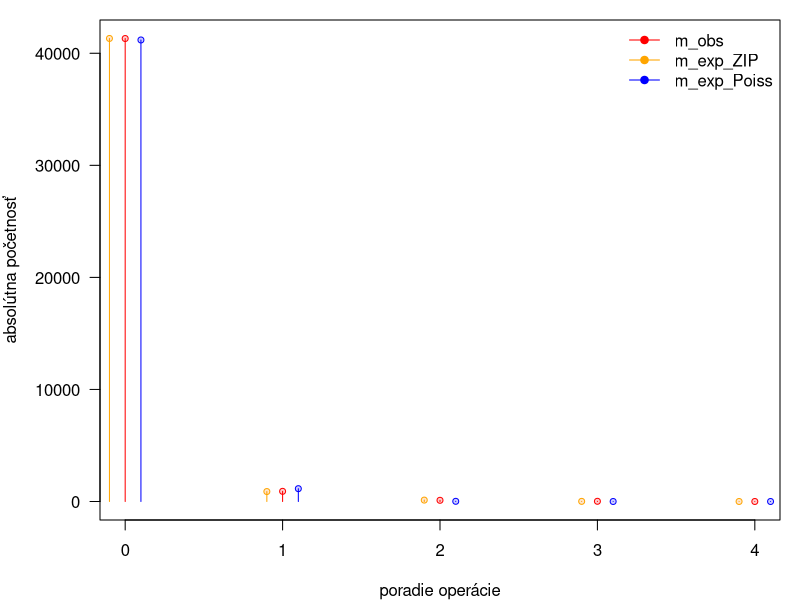
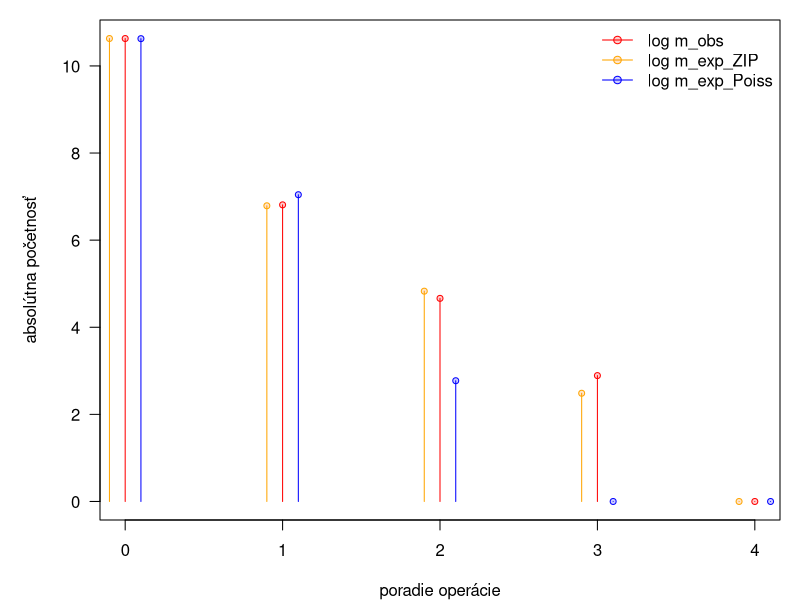
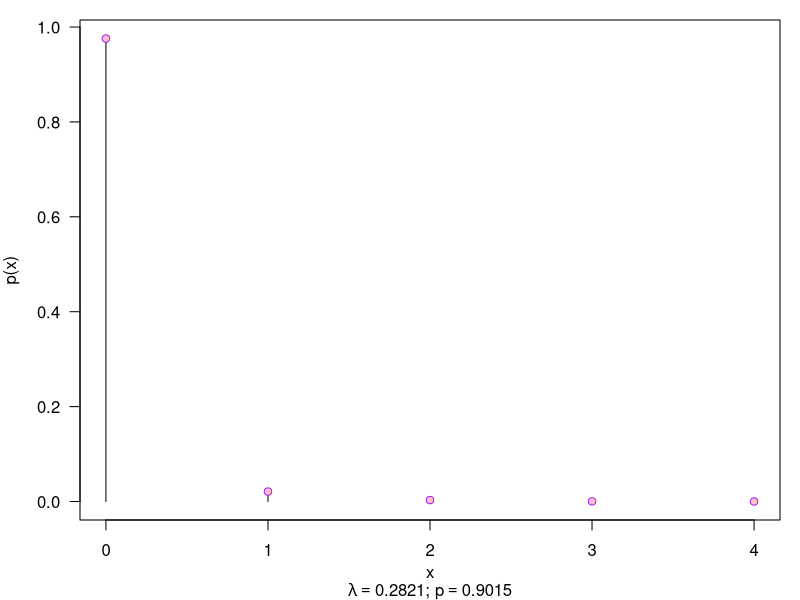
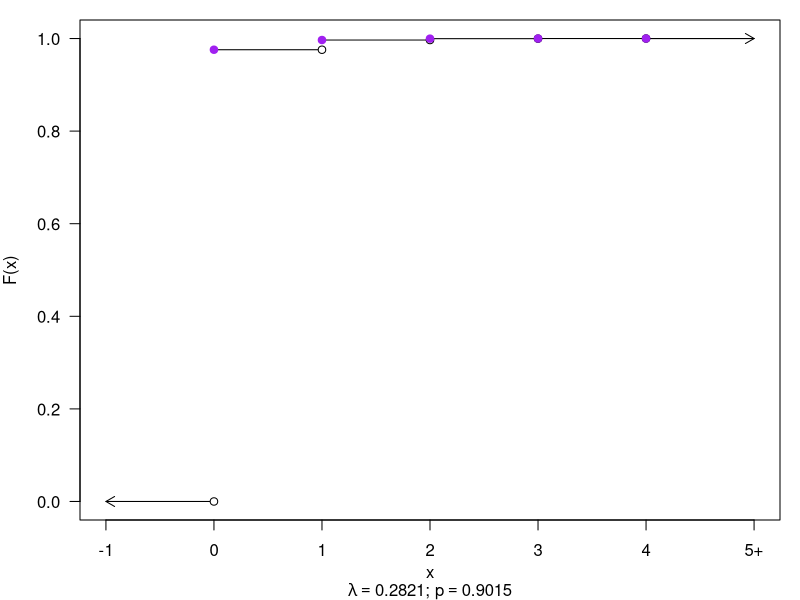
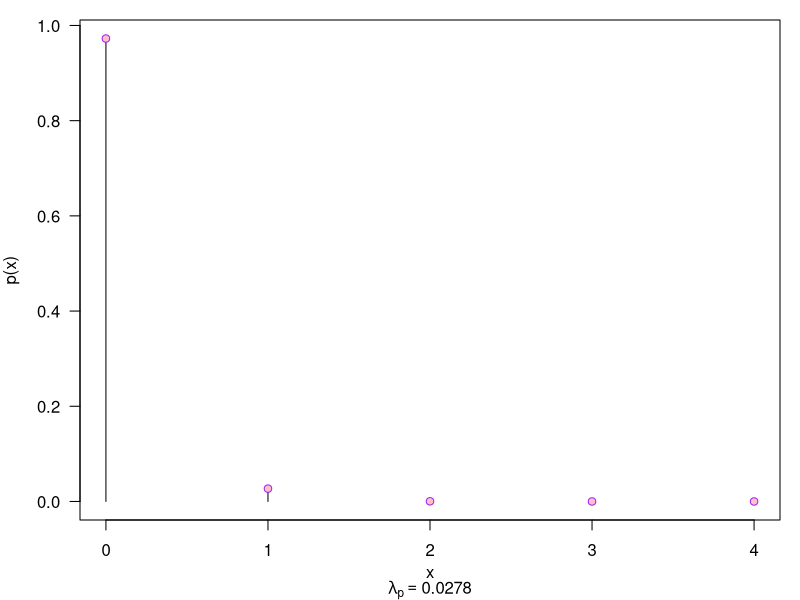
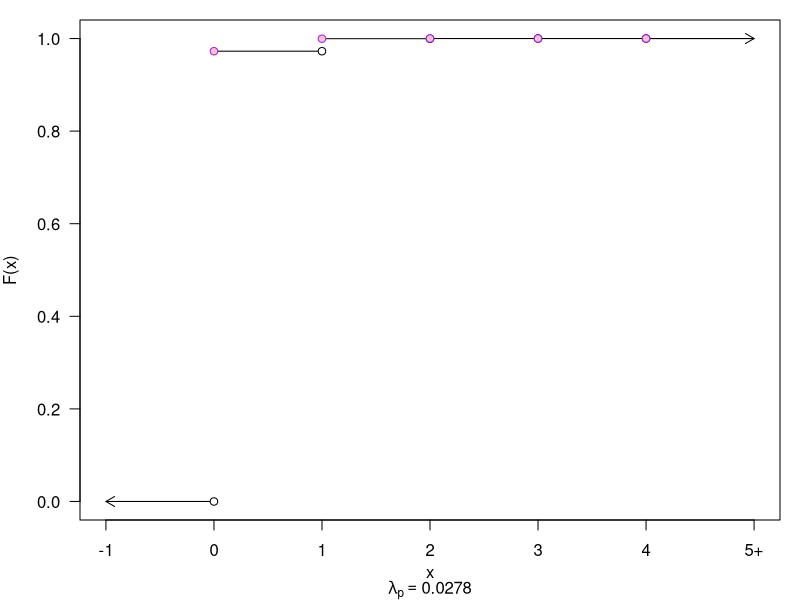
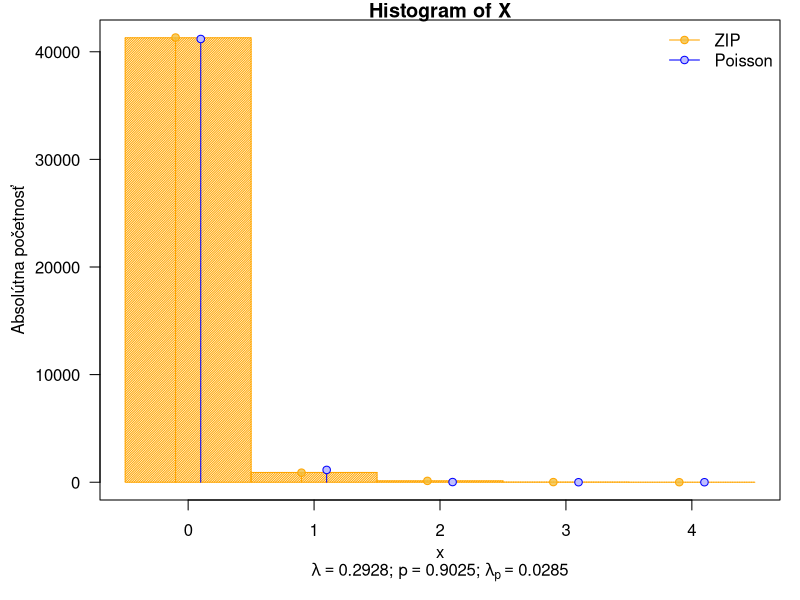

Source code (R) for these figures, in order:
# ZIP rozdelenie
## Ide o modifikáciu Poissonovho rozdelenia, kedy náhodný výber obsahuje veľké množstvo núl.
## Náhodná veličina X pochádza zo ZIP rozdelenia, ak X = 0 s pravdepodobnosťou p a 
## X ~ Pois(lambda) s pravdepodobnostou 1-p
## Pravdepodobnostná funkcia: p(x) = pI(x = 0) + (1-p) * f(x, lambda) pre x = 0, 1...
## Vlastnosti:
### E[X] = (1-p)*lambda
### Var[X] = (1-p)*lambda*(1+p*lambda)
  
install.packages("VGAM")

# VGAM::dzipois(x, lambda, p) - výpočet pravdepodobnostnej funkcie
# VGAM::pzipois(x, lambda, p) - výpočet distribučnej funkcie
# VGAM::rzipois(M, lambda, p) - generovanie pseudonáhodných čísel

# Príklad 4.1: Pravdepodobnostná funkcia ZIP modelu 
## Naprogramujte funkciu dzip(x, lambda, p), ktorá vypočíta hodnoty pravdepodobnostnej funkcie 
## ZIP rozdelenia ZIP(lambda, p) pre hodnotu x. Správnosť funkcie otestujte na výpočte p(x) pre x = 0, 1, 2
## v prípade, že X ~ ZIP(lambda, p), kde lambda = 0.89 a p = 0.5. Výsledky porovnajte s výsledkami funkcie VGAM::dzipois(...).

## Riešenie:
dzip <- function(x, lambda, p){ # funkcia s povinnymi vstupnymi argumentami x, lambda, p 
  px <- p * (x == 0) + (1-p)*lambda^x*exp(-lambda)/factorial(x)  # pravdepodobnostna funkcia rozdelenia ZIP(lambda, p)
  return(px) # vystupom funkcie bude hodnota ulozena v premennej px
}

### pre x = 0
x <- 0
dzip0 <- dzip(x=0, lambda = 0.89, p = 0.5); # vypocet pravdepodobnostnej funkcie rozdelenia ZIP(0.89, 0.5) (funkcia dzip())
vdzip0 <- VGAM::dzipois(0, 0.89, 0.5); # vypocet pravdepodobnostnej funkcie rozdelenia ZIP(0.89, 0.5) 
# (funkcia dzipois())
tab <- data.frame(dzip0, vdzip0)
names(tab) <- c('own function', 'VGAM::dzipois')
row.names(tab) <- paste('for x = ', x)

### pre x = 1
dzip1 <- dzip(x=1, lambda = 0.89, p = 0.5);
vdzip1 <- VGAM::dzipois(1, 0.89, 0.5); 
data.frame(dzip1, vdzip1)

### pre x = 2
dzip2 <- dzip(x=2, lambda = 0.89, p = 0.5);
vdzip2 <- VGAM::dzipois(2, 0.89, 0.5); 
data.frame(dzip2, vdzip2)

# Dataset 4 Operácia bedrového kĺbu 
## V rámci národnej štúdie boli zaznamenané počty primárnych a revíznych operácií bedrového kĺbu 
## vykonaných na Slovensku v období od 1. januára 2003 do 31. decembra 2012. Celkovo boli získané 
## údaje o 42349 operáciách, pričom v 41317 prípadoch išlo o operácie primárne (operácii nepredchádzala 
## žiadna iná operácia bedrového kĺbu) a v 1032 prípadoch išlo o operáciu revíznu (operácii predchádzala 
## aspoň jedna operácia bedrového kĺbu). Presné údaje o počte predchádzajúcich operácií u každého 
## pacienta sú uvedené v nasledujúcej tabuľke:
## Tabuľka 4.1: Operácia bedrového kĺbu
### 0	      1	    2	    3	    4	  spolu
### 41 317	907	  106	  18	  1	  42 349

#Príklad 4.2: Výpočet očakávaných početností za predpokladu ZIP modelu 
## Vezmite údaje z datasetu 04 a vypočítajte očakávané početnosti výskytu primárnych a revíznych 
## operácií bedrového kĺbu za predpokladu, že početnosti úrazov majú:
## a) ZIP rozdelenie ZIp(Lambda, p)
## odhad_p = (Var[n*m_obs] - E[n*m_obs])/(E[n*m_obs]^2 + Var[n*m_obs]- E[n*m_obs])
## odhad_lambda = E[n*m_obs] + Var[n*m_obs]/E[n*m_obs] - 1
## Var [..] a E[..] sú odhady z empirických dát
## b) Poissonovo rozdelenie Poiss(lambda_p) s parametrom:
## lambda_p = suma(n*m_obs)/suma(m_obs) .. de facto priemer

## Riesenie:
### nasetovanie dat
m_obs <- c(41317, 907, 106, 18, 1) # postupnost m_obs
n <- 0:4 # n

### odhad strednej hodnoty a rozptylu
observed <- rep(n, m_obs) # vektor pozorovanych dat: 0, ..., 1, ..., 1, ..., 4
M <- sum(m_obs) # celkovy pocet vsetkych operacii
m <- mean(observed) # odhad strednej hodnoty E[X] ziskany na zaklade vektora pozorovanych dat
v <- var(observed) # odhad rozptylu Var[X] ziskany na zaklade vektora pozorovanych dat

### odhad parametrov pre Poissonove a ZIP rozdelenie
#### Poisson rozdelenie
lambda_P <- sum(n*m_obs)/M # odhad parametra lambda Poissonovho rozdelenia, t.j. vlastne m
#### ZIP rozdelenie
p <- (v - m)/(m^2 +v - m) # odhad parametra p ZIP rozdelenia 
lambda <- m + v/m - 1 # odhad parametra lambda ZIP rozdelenia 
tab <- data.frame(lambda, p, lambda_P) # sumarizacna tabulka vysledkov
tab

### vypocet ocakavanych pocetnosti
#### vektor ocakavanych absolutnych pocetnosti za predpokladu Poissonovho rozdelenia
m_exp_pois <- round(dpois(n, lambda_P)*M)

#### vektor ocakavanych absolutnych pocetnosti za predpokladu ZIP rozdelenia
m_exp_zip <- round(VGAM::dzipois(n,lambda, p)*M) # vektor ocakavanych absolutnych pocetnosti 

tab <- data.frame(rbind(m_obs, m_exp_pois, m_exp_zip)) # tabulka pozorovanych a ocakavanych absolutnych pocetnosti 
tab <- data.frame(cbind(tab, apply(tab, 1, sum)), row.names = c("m_obs", "m_exp_Poiss", 
                                                                "m_exp_ZIP"))
names(tab) <- c(n, 'sum') # nazvy stlpcov tabulky tab
tab

#### Z tabuľky vidíme, že očakávané počty vypočítané za predpokladu ZIP modelu lepšie 
#### popisujú správanie pozorovaných počtov než počty vypočítané za predpokladu Poissonovho 
#### modelu.

# Príklad 4.3: Overdispersion a underdispersion v ZIP modeli 
## V príklade Príklad 4.2 sme vypočítali hodnoty očakávaných absolútnych počtov operácií 
## za podmienky, že údaje pochádzajú 
## a) zo ZIP rozdelenia ZIP(lambda = 0.2821, p = 0.9015)
## b) Poissonovho modelu Poiss(lambda_p = 0.0277) 
## Do jedného grafu teraz znázornite hodnoty pozorovaných počtov m_exp, 
## hodnoty očakávaných počtov za predpokladu Poissonovho rozdelenia m_exp_poiss
## a hodnoty očakávaných počtov za predpokladu ZIP rozdelenia m_exp_zip. 
## Na základe výsledného grafu určte, či v prípade použitia ZIP modelu dochádza 
## k overdisperzii alebo underdisperzii.
## Záver podložte porovnaním rozptylu vypočítaného z pozorovaných dát s rozptylom 
## vypočítaným z očakávaných dát pri využití ZIP i Poissonovho modelu.

par(mar = c(4,5,1,1)) # okraje grafu 4, 5, 1, 1
# graf s vertikalnymi cervenymi ciarami pozorovanej absolutnej pocetnosti 
plot(n, m_obs, type = 'h', col = 'red', xlab = 'poradie operácie', ylab = '', las = 1) 
# graf s vertikalnymi cervenymi ciarami pozorovanej absolutnej pocetnosti
lines(n - 0.1, m_exp_zip, col = 'orange', type = 'h') # oranzove vertikalne ciary ocakavanej absolutnej pocetnosti (ZIP) 
lines(n + 0.1, m_exp_pois, col = 'blue', type = 'h') # modre vertikalne ciary ocakavanej absolutnej pocetnosti (Poisson) 
points(n, m_obs, pch = 21, col = 'red',bg = rgb(1, 0, 0, 0.2), cex = 0.8) # cervene body
points(n - 0.1, m_exp_zip, pch = 21, col = 'orange', bg = rgb(1, 0.5, 0, 0.2),  cex = 0.8) # oranzovo-zlte body
points(n + 0.1, m_exp_pois, pch = 21, col = 'blue', bg = rgb(0, 0, 1, 0.2),  cex = 0.8) # modre body
mtext('absolútna početnosť', side = 2, line = 4) # popis osi y
legend('topright', lty = 1, pch = 19, col = c('red', 'orange', 'blue'), 
       pt.bg = c(rgb(1, 0, 0, 0.2), rgb(1, 0.5, 0, 0.2), rgb(0, 0, 1, 0.2)), 
       legend = c('m_obs', 'm_exp_ZIP', 'm_exp_Poiss'), bty = 'n') # legenda

## Pretože dátový súbor obsahuje mnoho núl a málo hodnôt odlišných od nuly, v grafe nie je 
## príliš zreteľný rozdiel v pozorovaných a očakávaných absolútnych početnostiach. Z tohto dôvodu 
## zmeníme škálu osi na logaritmickú.
log_m_exp_p <- log(m_exp_pois) 
log_m_exp_p[log_m_exp_p < 0] <- 0

log_m_exp_z <- log(m_exp_zip) 
log_m_exp_z[log_m_exp_z < 0] <- 0

log_m_obs <- log(m_obs) 
log_m_obs[log_m_obs < 0] <- 0

par(mar = c(4,5,1,1)) # okraje grafu 4, 5, 1, 1
# graf s vertikalnymi cervenymi ciarami pozorovanej absolutnej pocetnosti 
plot(n, log_m_obs, type = 'h', col = 'red', xlab = 'poradie operácie', ylab = 'absolútna početnosť', las = 1) 
# graf s vertikalnymi cervenymi ciarami pozorovanej absolutnej pocetnosti
lines(n - 0.1, log_m_exp_z, col = 'orange', type = 'h') # oranzove vertikalne ciary ocakavanej absolutnej pocetnosti (ZIP) 
lines(n + 0.1, log_m_exp_p, col = 'blue', type = 'h') # modre vertikalne ciary ocakavanej absolutnej pocetnosti (Poisson) 
points(n, log_m_obs, pch = 21, col = 'red',bg = rgb(1, 0, 0, 0.2), cex = 0.8) # cervene body
points(n - 0.1, log_m_exp_z, pch = 21, col = 'orange', bg = rgb(1, 0.5, 0, 0.2),  cex = 0.8) # oranzovo-zlte body
points(n + 0.1, log_m_exp_p, pch = 21, col = 'blue', bg = rgb(0, 0, 1, 0.2),  cex = 0.8) # modre body
legend('topright', lty = 1, pch = 21, col = c('red', 'orange', 'blue'), 
       pt.bg = c(rgb(1, 0, 0, 0.2), rgb(1, 0.5, 0, 0.2), rgb(0, 0, 1, 0.2)), 
       legend = c('log m_obs', 'log m_exp_ZIP', 'log m_exp_Poiss'), bty = 'n') # legenda

## Vypocitane variability:
observed <- rep(n, m_obs) # vektor pozorovanych dat
expected_zip <- rep(n, m_exp_zip) # vektor ocakavanych dat ZIP
expected_poiss <- rep(n, m_exp_pois) # vektor ocakavanych dat Poiss
tab <- data.frame(Var_obs = var(observed), Var_exp_ZIP = var(expected_zip), var_exp_Poiss = var(expected_poiss))
names(tab) <- c('observed', 'expected ZIP', 'expected Poisson')
tab               
### Pozorovane data su mierne overdispersed oproti Poissonovmu. Ale pri porovnani so ZIP je disperzia velmi podobna

# Príklad 4.4 (Graf pravdepodobnostnej a distribučnej funkcie ZIP modelu)
## Riesenie pre ZIP model
### vektor ocakavanych relativnych pocetnosti za predpokladu ZIP rozdelenia ZIP(lambda, p)
px_n <- VGAM::dzipois(0:4, lambda, p)

### graf hustoty
par(mar = c(4,4,1,1), mfrow = c(1, 1)) # nastavenie okrajov grafu (4, 4, 1, 1)
plot(n, px_n, type = 'h', ylab = 'p(x)', xlab = '', las = 1) 
points(n, px_n, pch = 21, col = 'purple', bg = 'pink')
mtext('x', side = 1, line = 2.1)
mtext(bquote(paste(lambda == .(round(lambda, 4)), '; ', p == .(round(p,4)))), side = 1, line = 3.2) 

### vektor ocakavanych kumulativnych relativnych pocetnosti za predpokladu ZIP rozdelenia ZIP(lambda, p)
Fx_n <- VGAM::pzipois(n, lambda, p)

### graf distribucnej funkcie
par(mar = c(4,4,1,1)) # nastavenie okrajov grafu (4, 4, 1, 1)
plot(n, Fx_n, type = 'n', xlim = c(-1,5), ylim = c(0, 1), xlab = '', ylab = 'F(x)', axes = F)
box(bty = 'o')
axis(1, -1:5, labels = c(-1:4, "5+"))
axis(2, las = 1)
segments(n, Fx_n, n + 1, Fx_n)
arrows(0, 0, -1, 0, length = 0.1)
arrows(4, 1, 5, 1, length = 0.1)

points(n, c(0, Fx_n[1:4]), col = 'black', pch = 21, bg = 'white')
points(n,Fx_n, col = 'purple', pch = 19, bg = 'pink')
mtext('x', side = 1, line = 2.1)
mtext(bquote(paste(lambda == .(round(lambda, 4)), '; ', p == .(round(p,4)))), side = 1, line = 3.2) 


## Riesenie pre Poissonov model
### vektor ocakavanych relativnych pocetnosti za predpokladu rozdelenia Poisson(lambda)
px_n <- dpois(0:4,lambda_P)

### graf hustoty
par(mar = c(4,4,1,1), mfrow = c(1, 1)) # nastavenie okrajov grafu (4, 4, 1, 1)
plot(n, px_n, type = 'h', ylab = 'p(x)', xlab = '', las = 1) 
points(n, px_n, pch = 21, col = 'purple', bg = 'pink')
mtext('x', side = 1, line = 2.1)
mtext(bquote(paste(lambda[p] == .(round(lambda_P, 4)))), side = 1, line = 3.2) 

### vektor ocakavanych kumulativnych relativnych pocetnosti za predpokladu rozdelenia NegBin(k, p)
Fx_n <- ppois(n, lambda_P)

### graf distribucnej funkcie
par(mar = c(4,4,1,1)) # nastavenie okrajov grafu (4, 4, 1, 1)
plot(n, Fx_n, type = 'n', xlim = c(-1,5), ylim = c(0, 1), xlab = '', ylab = 'F(x)', axes = F)
box(bty = 'o')
axis(1, -1:5, labels = c(-1:4, "5+"))
axis(2, las = 1)
segments(n, Fx_n, n + 1, Fx_n)
arrows(0, 0, -1, 0, length = 0.1)
arrows(4, 1, 5, 1, length = 0.1)

points(n, c(0, Fx_n[1:4]), col = 'black', pch = 21, bg = 'white')
points(n,Fx_n, pch = 21, col = 'purple', bg = 'pink')
mtext('x', side = 1, line = 2.1)
mtext(bquote(paste(lambda[p] == .(round(lambda_P, 4)))), side = 1, line = 3.2) 

# Príklad 4.5: Výpočet pravdepodobností na základe ZIP modelu
## Za predpokladu, že náhodná veličina X , ktorá udáva počet primárnych 
## a revíznych operácií, pochádza z ZIP rozdelenia, X ~ ZIP(lambda - 0.2821, p = 0.9015),
## vypočítajte pravdepodobnosť, že náhodne vybraný pacient podstúpil:
## a) iba primárnu operáciu,
az <- VGAM::dzipois(0, lambda, p) # vypocet pravdepodobnosti (ZIP)
ap <- dpois(0, lambda_P) # vypocet pravdepodobnosti (Poiss)

## b) presne jednu revíznu operáciu,
bz <- VGAM::dzipois(1, lambda, p) # vypocet pravdepodobnosti (ZIP)
bp <- dpois(1, lambda_P) # vypocet pravdepodobnosti (Poiss)

## c) minimálne jednu a najviac dve revízne operácie,
cz <- sum(VGAM::dzipois(1:2, lambda, p)) # vypocet pravdepodobnosti (ZIP)
cp <- sum(dpois(1:2, lambda_P)) # vypocet pravdepodobnosti (Poiss)

## d) aspoň jednu revíznu operáciu,
dz <- 1 - VGAM::dzipois(0, lambda, p) # vypocet pravdepodobnosti (ZIP)
dp <- 1 - dpois(0, lambda_P) # vypocet pravdepodobnosti (Poiss)

## e) najviac dve revízne operácie.
ez <- sum(VGAM::dzipois(0:2, lambda, p)) # vypocet pravdepodobnosti (ZIP)
ep <- sum(dpois(0:2, lambda_P)) # vypocet pravdepodobnosti (Poiss)

tab <- round(data.frame(rbind(c(az, bz, cz, dz, ez), c(ap, bp, cp, dp, ep)),
                        row.names = c('ZIP', 'Poisson')),
             4)
names(tab) = c('len primarna', 'práve 1 revízna', '1 až 2 revízne', 'aspoň 1 revízna', 'najviac 2 revízne')
tab

# Príklad 4.6: Stredná hodnota a rozptyl náhodnej veličiny zo ZIP modelu 
## Za predpokladu, že náhodná veličina , ktorá udáva počet primárnych a revíznych operácií, pochádza
## zo ZIP rozdelenia, t.j. X ~ ZIP(lambda = 0.2821, p = 0.9015) vypočítajte strednú hodnotu a rozptyl 
## tejto náhodnej veličiny . Strednú hodnotu a rozptyl porovnajte s ich odhadmi vypočítanými na:
## a) základe očakávaných dát,
## b) základe pozorovaných dát (Príklad 4.2).
## Výsledky porovnajte s odhadmi vypočítanými za predpokladu Poissonovho modelu, kde lambda_p = 0.0278

## Riesenie:
## vektor ocakavanych abs. pocetnosti je v m_exp_zip
## vektoro pozorovanych abs. pocetnosti je v observed

### Vypocet cez vzorce
E_X <- (1-p)*lambda # stredna hodnota E[X] rozdelenia ZIP(lambda, p) = (1-p)*lambda
Var_X <- (1-p)*lambda*(1+p*lambda) # rozptyl Var[X] rozdelenia ZIP(lambda, p) = (1-p)*lambda*(1+p*lambda)

### Vypocet na zaklade pozorovanych dat
observed <- rep(n, m_obs) # vektor pozorozovanych dat
E_obs <- mean(observed) # odhad strednej hodnoty na zaklade pozorozovanych dat.
Var_obs <- var(observed) # odhad rozptylu na zaklade pozorozovanych dat

### Vypocet na zaklade odhadnutych dat
expected_zip <- rep(n, m_exp_zip) # vektor ocakavanych dat ZIP(lambda, p)
E_exp_z <- mean(expected_zip) # odhad strednej hodnoty na zaklade ocakakavanych dat ZIP(lambda, p)
Var_exp_z <- var(expected_zip)  # odhad rozptylu na zaklade ocakavanych dat ZIP(lambda, p)
tab <- round(data.frame(E_X, E_obs, E_exp_z, Var_X, Var_obs, Var_exp_z), 4) # sumarizacna tabulka vysledkov
tab

### Porovnanie s Poissonom
expected_p <- rep(n, m_exp_pois) # vektor ocakavanych dat (Poiss)
E_exp_p <- mean(expected_p) # odhad strednej hodnoty na zaklade ocakavanych dat (Poiss)
Var_exp_p <- var(expected_p) # odhad rozptylu na zaklade ocakavanych dat (Poiss)
tab <- round(data.frame(rbind(E_obs, E_exp_z, E_exp_p), 
                  rbind(Var_obs, Var_exp_z, Var_exp_p),
                  row.names = c('pozorované dáta', 'očakávané dáta: ZIP', 'očakávané dáta: Poiss')
                  ), 4) 
names(tab) <- c('E(X)', 'Var(X)')
tab

# Príklad 4.7: Simulačná štúdia pre ZIP model a Poissonov model
## Pomocou simulačnej štúdie preskúmajte správanie náhodnej veličiny X, ktorá popisuje počet primárnych 
## a revíznych operácií bedrového kĺbu u náhodne vybraného pacienta. Vygenerujte náhodný výber o rozsahu M = 42 349,
## ktorý pochádza zo ZIP rozdelenia s parametrami lambda = 0.2821 a p = 0.9015.
## Vykreslite histogram tohto náhodného výberu a superponujte ho:
## a) očakávanými početnosťami za predpokladu ZIP modelu s parametrami a odhadnutými z náhodného výberu,
## b) očakávanými početnosťami za predpokladu Poissonovho modelu s parametrom odhadnutým tiež z náhodného výberu.
## Hodnoty očakávaných početností a pozorovaných početností navzájom porovnajte

## Riesenie:
M <- 42349 # celkovy pocet operacii M
X <- VGAM::rzipois(1:M, lambda, p) # vektor M pseudonahodnych cisel z rozdelenia ZIP(lambda, p)
N <- max(X) # maximalne vygenerovane cislo
m <- mean(X) # odhad strednej hodnoty E[X] ziskany z vektoru pseudonahodnych cisel
v <- var(X) # odhad rozptylu Var[X] ziskany z vektoru pseudonahodnych cisel

### Odhad parametrov
lambda_p <- m # odhad parametra lambda_p (Poiss) z vektoru pseudonahodnych cisel
lambda_z <- m + v/m - 1 # odhad parametra lambda (ZIP) z vektoru pseudonahodnych cisel
p <- (v - m)/(m^2 + v - m) # odhad parametra p (ZIP) z vektoru pseudonahodnych cisel

### Vypocet absolutnych pocetnosti
m_exp_z <- round(VGAM::dzipois(0:N, lambda_z, p)*M) # absolutne ocakavane pocetnosti (ZIP)
m_exp_p <- round(dpois(0:N, lambda_p)*M) # absolutne ocakavane pocetnosti (Poiss)

par(mar = c(5, 5, 1, 1)) # okraje grafu 5, 5, 1, 1
hist(X, breaks = seq(-0.5, N + 0.5, by = 1), prob = F, col = 'orange', density = 60, las = 1, xlab = '', ylab = '')
# histogram nahodneho vyberu v absolutnej skale
box(bty = 'o') # ramcek okolo grafu
x <- 0:(length(m_exp_z) - 1) # pomocny vektor
lines(x - 0.1, m_exp_zip, type = 'h', col = 'orange') # vertikalne ciary ocakavanych absolutnych pocetnosti (ZIP)
lines(x + 0.1, m_exp_pois, type = 'h', col = 'blue' ) # vertikalne ciary ocakavanych absolutnych pocetnost (Poiss)
points(x - 0.1, m_exp_zip, pch = 21, col = 'orange', bg = rgb(0.95,0.75,0.25,0.8)) # oranzovo-zlte body
points(x + 0.1, m_exp_pois, pch = 21, col = 'blue', bg = rgb(0.75,0.75,1,1)) # modre body
mtext('x', side = 1, line = 2.1) # popis osy x
mtext(bquote(paste(lambda == .(round(lambda_z, 4)), "; ",
                   p == .(round(p,4)), "; ", 
                   lambda[p] == .(round(lambda_p, 4)))),
      side = 1, line = 3.3) # druhy popis osy
mtext('Absolútna početnosť', side = 2, line = 3.6) # popis osy y
legend('topright', 
       lty = 1, #ciarocky
       pch = 21, # kruznice
       col = c('orange', 'blue'),
       pt.bg = c(rgb(0.95,0.75,0.25,0.8), rgb(0.75,0.75,1,1)),
       legend = c('ZIP', 'Poisson'),
       bty = 'n') # legenda
